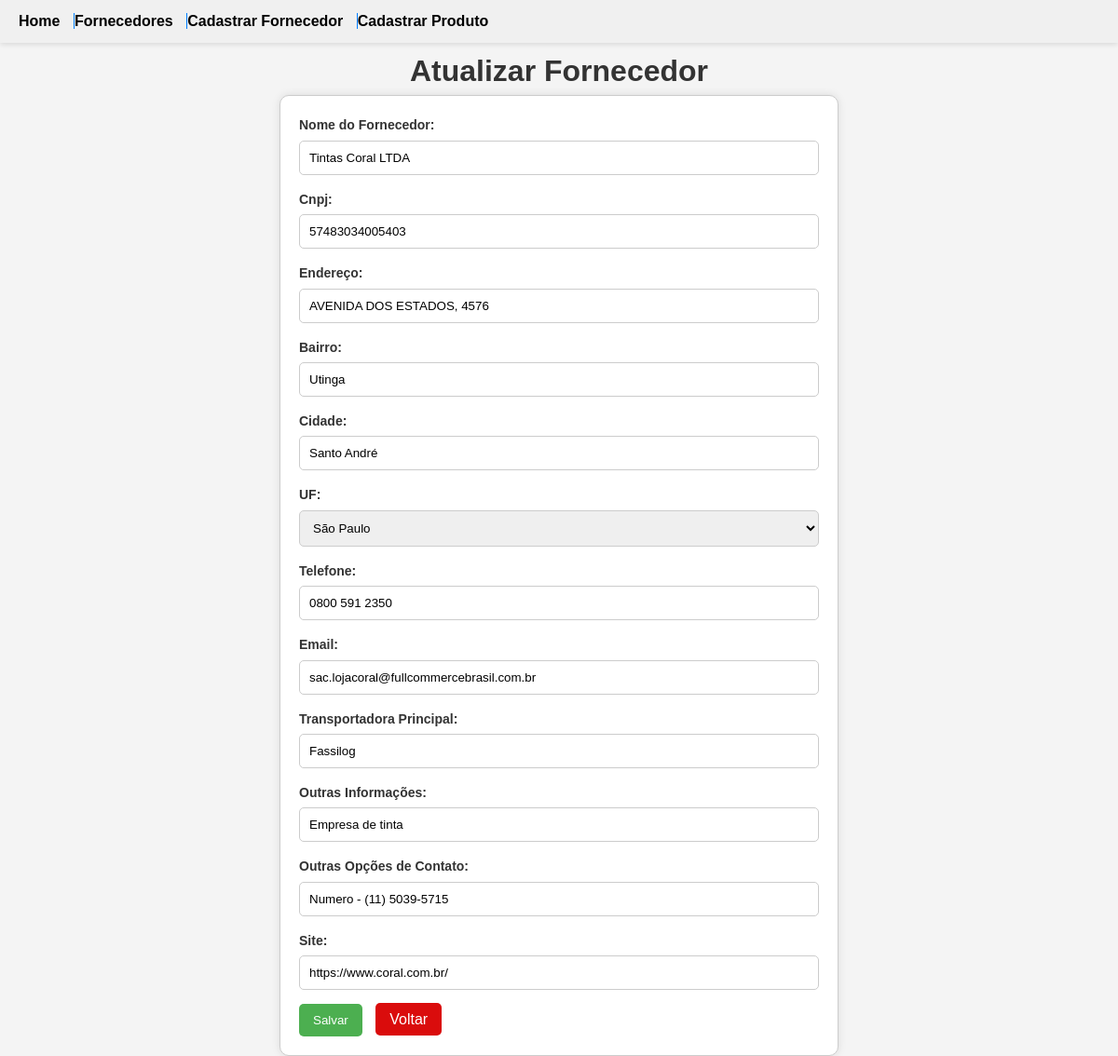
Screenshot of /atualizar/11/ with the database file from the repository.
### todos/models.py (models this page shows, shortened)
class Fornecedor(models.Model):
    UF_CHOICES = [
        ("AC", "Acre"),
        ("AL", "Alagoas"),
        ("AP", "Amapá"),
        ("AM", "Amazonas"),
        ("BA", "Bahia"),
        ("CE", "Ceará"),
        ("DF", "Distrito Federal"),
        ("ES", "Espírito Santo"),
        ("GO", "Goiás"),
        ("MA", "Maranhão"),
        ("MT", "Mato Grosso"),
        ("MS", "Mato Grosso do Sul"),
        ("MG", "Minas Gerais"),
        ("PA", "Pará"),
        ("PB", "Paraíba"),
        ("PR", "Paraná"),
        ("PE", "Pernambuco"),
        ("PI", "Piauí"),
        ("RJ", "Rio de Janeiro"),
        ("RN", "Rio Grande do Norte"),
        ("RS", "Rio Grande do Sul"),
        ("RO", "Rondônia"),
        ("RR", "Roraima"),
        ("SC", "Santa Catarina"),
        ("SP", "São Paulo"),
        ("SE", "Sergipe"),
        ("TO", "Tocantins"),
    ]  # No UF_Choices, primeira parte é como salva, segunda parte é como aparece pro usuario
    nome = models.CharField(max_length=200, blank=False, null=False, verbose_name='Nome do Fornecedor')
    cnpj = models.CharField(
        max_length=14, blank=False, null=False, validators=[MinLengthValidator(14)]
    )
    endereco = models.CharField(max_length=500, blank=False, null=False, verbose_name ='Endereço')
    bairro = models.CharField(max_length=50, blank=False, null=False)
    cidade = models.CharField(max_length=50, blank=False, null=False)
    uf = models.CharField(
        max_length=2, choices=UF_CHOICES, verbose_name="UF", blank=False, null=False
    )
    telefone = models.CharField(
        max_length=15, blank=False, null=False, validators=[MinLengthValidator(11)]
    )
    email = models.EmailField(blank=False, null=False)
    transportadora_principal = models.CharField(max_length=300, blank=False, null=False, verbose_name='Transportadora Principal')
    outras_informacoes = models.CharField(max_length=500, blank=True, null=True, verbose_name='Outras Informações')
    outras_opcoes_de_contato = models.CharField(max_length=500, blank=True, null=True, verbose_name='Outras Opções de Contato')
    site = models.CharField(max_length=100, blank=True, null=True)
    data_cadastro = models.DateTimeField(auto_now_add=True)

### todos/views.py (the view)
class FornecedorUpdateView(UpdateView):
    model = Fornecedor
    fields = "__all__"
    success_url = reverse_lazy("fornecedor_list")
    extra_context = {"titulo": "Atualizar Fornecedor"}

### todos/templates/todos/fornecedor_form.html (shortened to what this page needs)
{% extends 'todos/base.html' %}
{% block content %}
{% load  static %}
    <link rel="stylesheet" type="text/css" href="{% static 'css/fornecedor_form.css' %}">
    <h1 style="text-align: center;"><b>{{titulo}}</b></h1>
  <form method="POST">
    {{ form.as_p }}
    <button type="submit">Salvar</button>
    <span class="am"><a href="{% url 'fornecedor_list' %}">Voltar</a></span>
  </form>
{% endblock %}

### todos/templates/todos/base.html (shortened to what this page needs)
{% load static %}
<!DOCTYPE html>
<html lang="pt-br">
<head>
    <link rel="stylesheet" type="text/css" href="{% static 'css/base.css' %}">
</head>
<body>
    <header>
        <nav>
            <ul>
                <li>
                    <a href="{% url 'index' %}">Home</a>
                    <a href="{% url 'fornecedor_list' %}">Fornecedores</a>
                    <a href="{% url 'fornecedor_form' %}">Cadastrar Fornecedor</a>
                    <a href="{% url 'produtos_form' %}">Cadastrar Produto</a>
                </li>
            </ul>
        </nav>
    </header>
   <br>
</body>
</html>
{% block content %}{% endblock %}

### static/css/base.css (style rules this page uses)
* { margin: 0; padding: 0; box-sizing: border-box; }
body { font-family: Arial, sans-serif; line-height: 1.6; color: #333; background-color: #f4f4f4; padding: 20px; }
header { display: flex; justify-content: space-between; align-items: center; position: fixed; top: 0; left: 0; width: 100%; background-color: rgb(240, 240, 240); padding: 10px; box-shadow: 0 2px 5px rgba(0, 0, 0, 0.1); }
nav ul { list-style: none; margin: 0; padding: 0; display: flex; }
nav ul li { margin-right: 20px; }
nav a { text-decoration: none; color: black; font-weight: bold; transition: color 0.3s; border-left: 1px solid #007bff; margin-left: 10px; }
nav a:first-child { border-left: none; }

### static/css/fornecedor_form.css (style rules this page uses)
body { font-family: Arial, sans-serif; background-color: #f4f4f4; margin: 0; padding: 0; }
form { background-color: white; padding: 20px; margin: 0 auto; width: 50%; border: 1px solid #ccc; border-radius: 10px; box-shadow: 0 0 10px rgba(0, 0, 0, 0.1); }
label { font-size: 14px; font-weight: bold; color: #333; display: block; margin-bottom: 5px; }
input[type="text"], input[type="email"], input[type="number"], select { width: 100%; padding: 10px; margin-bottom: 15px; border: 1px solid #ccc; border-radius: 5px; }
button[type="submit"] { background-color: #4CAF50; color: white; padding: 10px 15px; margin-right: 10px; border: none; border-radius: 5px; cursor: pointer; }
.am a { background-color: #da0c0c; color: white; text-decoration: none; padding: 9px 15px; margin-right: 10px; border: none; border-radius: 5px; cursor: pointer; }

### rows the page displays
Fornecedor: nome "Tintas Coral LTDA", cnpj "57483034005403", endereco "AVENIDA DOS ESTADOS, 4576", bairro "Utinga", cidade "Santo André", uf "São Paulo", telefone "0800 591 2350", email "sac.lojacoral@fullcommercebrasil.com.br", transportadora_principal "Fassilog", outras_informacoes "Empresa de tinta", outras_opcoes_de_contato "Numero - (11) 5039-5715", site "https://www.coral.com.br/"

### other values shown
{{ titulo }} "Atualizar Fornecedor"
